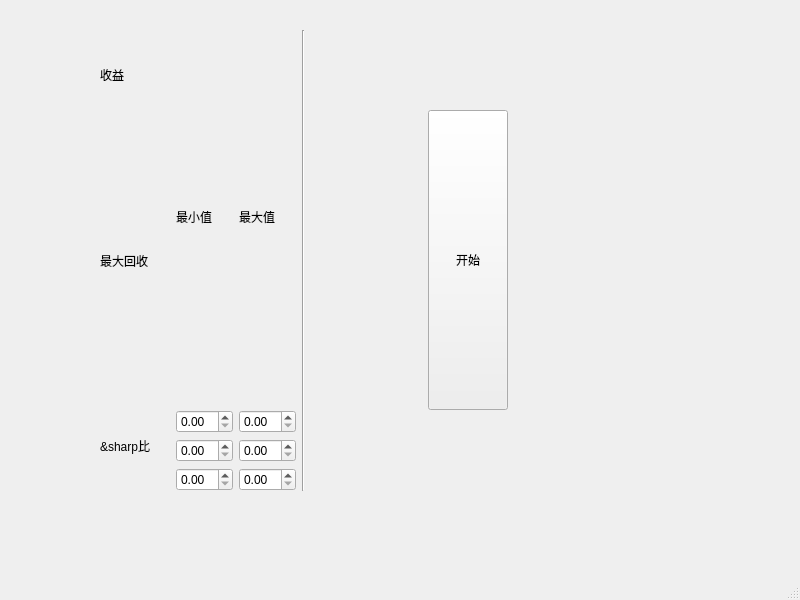
<?xml version="1.0" encoding="UTF-8"?>
<ui version="4.0">
 <class>MainWindow</class>
 <widget class="QMainWindow" name="MainWindow">
  <property name="geometry">
   <rect>
    <x>0</x>
    <y>0</y>
    <width>800</width>
    <height>600</height>
   </rect>
  </property>
  <property name="windowTitle">
   <string>MainWindow</string>
  </property>
  <widget class="QWidget" name="centralwidget">
   <widget class="QWidget" name="layoutWidget">
    <property name="geometry">
     <rect>
      <x>100</x>
      <y>30</y>
      <width>408</width>
      <height>461</height>
     </rect>
    </property>
    <layout class="QHBoxLayout" name="horizontalLayout">
     <item>
      <layout class="QVBoxLayout" name="verticalLayout" stretch="1,3,1">
       <item>
        <widget class="QLabel" name="label_3">
         <property name="text">
          <string>收益</string>
         </property>
        </widget>
       </item>
       <item>
        <widget class="QLabel" name="label_4">
         <property name="text">
          <string>最大回收</string>
         </property>
        </widget>
       </item>
       <item>
        <widget class="QLabel" name="label_5">
         <property name="text">
          <string>&amp;sharp比</string>
         </property>
        </widget>
       </item>
      </layout>
     </item>
     <item>
      <spacer name="verticalSpacer">
       <property name="orientation">
        <enum>Qt::Vertical</enum>
       </property>
       <property name="sizeHint" stdset="0">
        <size>
         <width>20</width>
         <height>40</height>
        </size>
       </property>
      </spacer>
     </item>
     <item>
      <layout class="QGridLayout" name="gridLayout">
       <item row="0" column="0">
        <widget class="QLabel" name="label">
         <property name="sizePolicy">
          <sizepolicy hsizetype="Maximum" vsizetype="Preferred">
           <horstretch>0</horstretch>
           <verstretch>0</verstretch>
          </sizepolicy>
         </property>
         <property name="text">
          <string>最小值</string>
         </property>
        </widget>
       </item>
       <item row="0" column="1">
        <widget class="QLabel" name="label_2">
         <property name="text">
          <string>最大值</string>
         </property>
        </widget>
       </item>
       <item row="1" column="0">
        <widget class="QDoubleSpinBox" name="doubleSpinBox_2"/>
       </item>
       <item row="1" column="1">
        <widget class="QDoubleSpinBox" name="doubleSpinBox"/>
       </item>
       <item row="2" column="0">
        <widget class="QDoubleSpinBox" name="doubleSpinBox_3"/>
       </item>
       <item row="2" column="1">
        <widget class="QDoubleSpinBox" name="doubleSpinBox_5"/>
       </item>
       <item row="3" column="0">
        <widget class="QDoubleSpinBox" name="doubleSpinBox_4"/>
       </item>
       <item row="3" column="1">
        <widget class="QDoubleSpinBox" name="doubleSpinBox_6"/>
       </item>
      </layout>
     </item>
     <item>
      <widget class="Line" name="line_2">
       <property name="orientation">
        <enum>Qt::Vertical</enum>
       </property>
      </widget>
     </item>
     <item>
      <spacer name="horizontalSpacer">
       <property name="orientation">
        <enum>Qt::Horizontal</enum>
       </property>
       <property name="sizeType">
        <enum>QSizePolicy::Preferred</enum>
       </property>
       <property name="sizeHint" stdset="0">
        <size>
         <width>200</width>
         <height>20</height>
        </size>
       </property>
      </spacer>
     </item>
     <item>
      <widget class="QPushButton" name="pushButton">
       <property name="minimumSize">
        <size>
         <width>0</width>
         <height>0</height>
        </size>
       </property>
       <property name="maximumSize">
        <size>
         <width>300</width>
         <height>300</height>
        </size>
       </property>
       <property name="text">
        <string>开始</string>
       </property>
      </widget>
     </item>
    </layout>
   </widget>
  </widget>
  <widget class="QMenuBar" name="menubar">
   <property name="geometry">
    <rect>
     <x>0</x>
     <y>0</y>
     <width>800</width>
     <height>26</height>
    </rect>
   </property>
  </widget>
  <widget class="QStatusBar" name="statusbar"/>
 </widget>
 <resources/>
 <connections/>
</ui>
